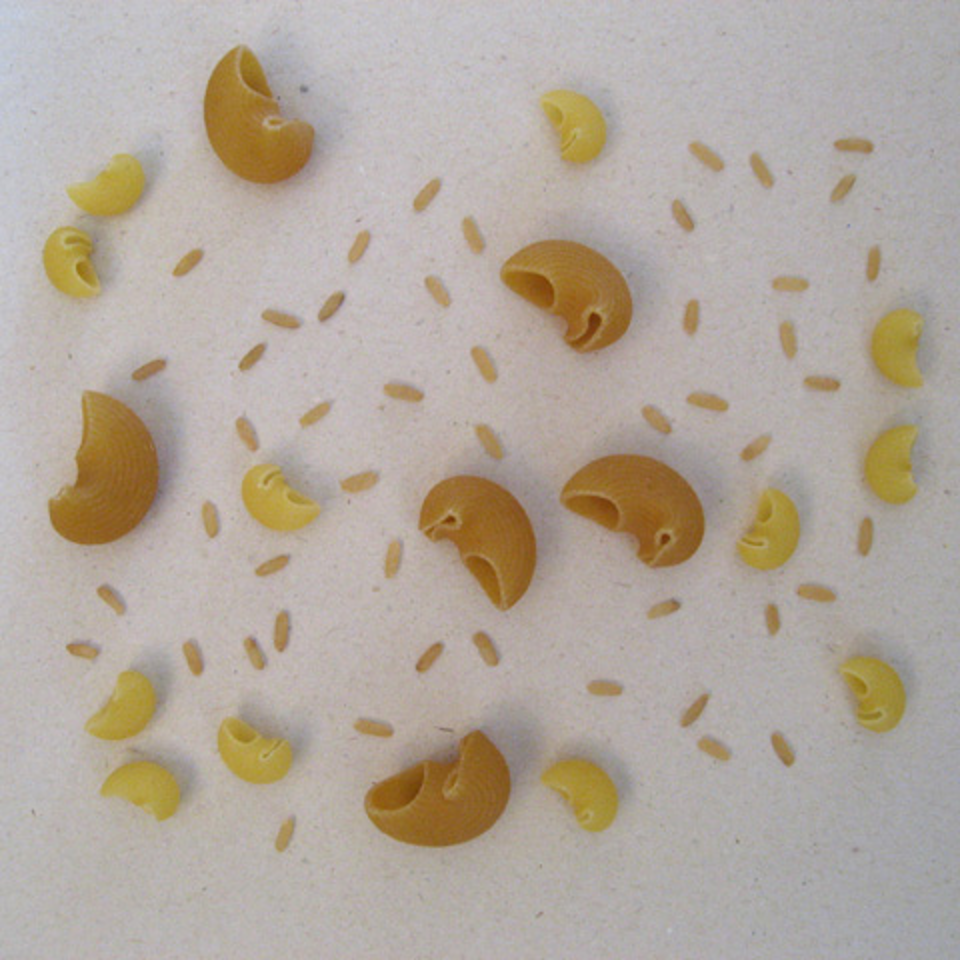
%> input picture Lab 4/MacnRice1.tif, 960 x 960 px
$ octave --eval "result = CountObjects(imread('MacnRice1.tif'));"   (GNU Octave 9; MATLAB toolbox functions it lacks are replaced by stand-ins)
%> lines starting %> are read from the running program, lines starting %| are printed output that depends on the picture; in (x1, y1, x2, y2) boxes, pixels count from 0 and x2, y2 are one past the last pixel; in counts of white or black regions, pixels touching at a corner belong together; the program's own positions count from 1
function [IMG, noRice, noSmallMacs, noLargeMacs]=CountObjects(in)
%% Lab4, Task 3
%% Finds the number of rows of bricks
%
% Counts objects of different class and displays them in different colors.
% Input images containing three classes of ojects: grains of rice, snall
% macaronis and large macaronis
%
%% Who has done it
%
% Author: Antta839
% Co-author: Ivago071
%
%% Syntax of the function
%      Input arguments:
%           in: the original input RGB color image of type double scaled between 0 and 1
%
%      Output arguments:
%           IMG: the output RGB color image, displaying the three
%           diffferent classes of objects in different colors
%           noRice: Number of grains of rice in the input image
%           noSmallMacs: Number of small macaromis in the input image
%           noLargeMacs: Number of large macaromis in the input image
%
% You MUST NEVER change the first line
%
%% Basic version control (in case you need more than one attempt)
%
% Version: 1
% Date: 2021-12-09
%
% Gives a history of your submission to Lisam.
% Version and date for this function have to be updated before each
% submission to Lisam (in case you need more than one attempt)
%
%% General rules
%
% 1) Don't change the structure of the template by removing %% lines
%
% 2) Document what you are doing using comments
%
% 3) Before submitting make the code readable by using automatic indentation
%       ctrl-a / ctrl-i
%
% 4) Often you must do something else between the given commands in the
%       template
%
%% Here starts your code.
% Write the appropriate MATLAB commands right after each comment below.
%

%% Make the input color image grayscale,
% by choosing its most appropriate channel

bgray = in(:,:,3); % The grayscale version of the input color image

%% Threshold your image
% to separate the objects from the backgroound

thresh = graythresh(bgray);
%> thresh = 0.459
b_thresh=imbinarize(bgray,thresh); % The thresholded image
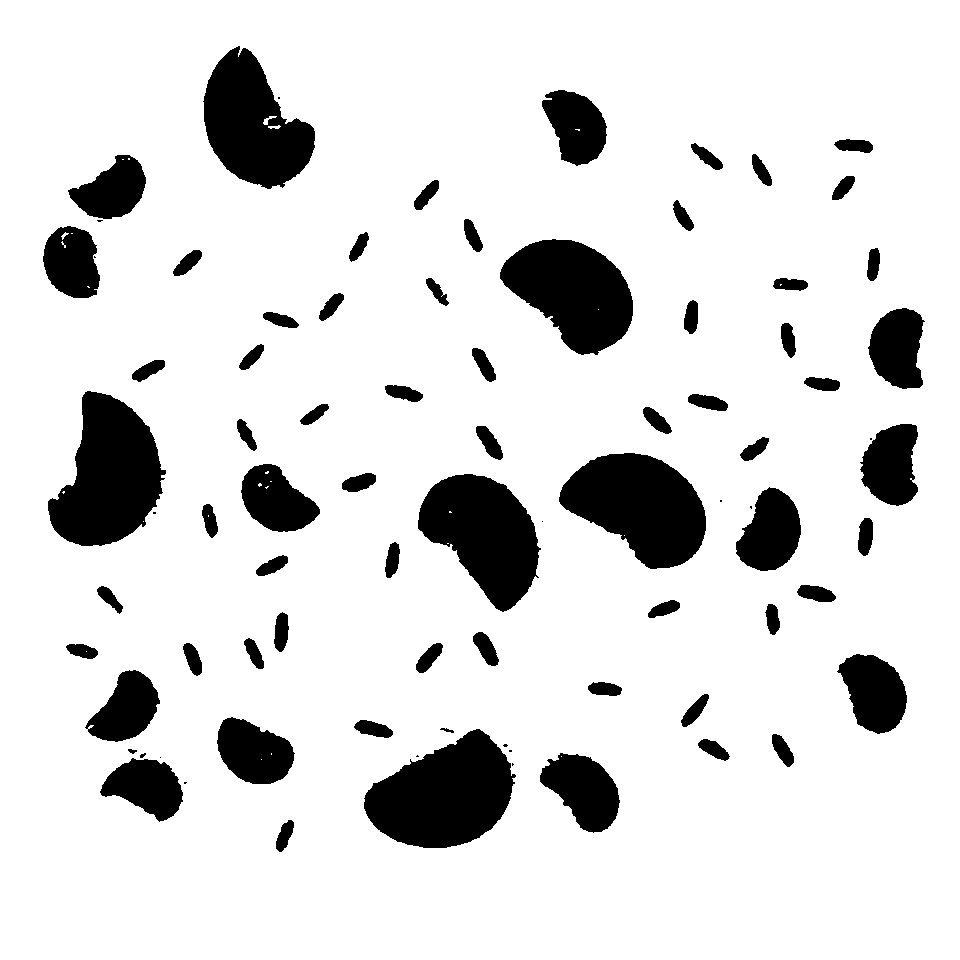
%> b_thresh: size 960x960 logical; 86.5% white; 83 black regions (15 under 20 px), largest, box (x1, y1, x2, y2) and area: (364, 729, 516, 848) 11909, (48, 391, 166, 546) 11636, (559, 453, 706, 569) 11150

%% Clean up the binary image
% Use morphological operations to clean up the binary image from noise.
% Especially make syre that your cleaned image don't contain any false object
% (i.e. single foreground pixels, or groups of connected foreground pixels,
% that do not belong to the object classes

SE =strel('disk',4);
IM1 = imclose(b_thresh, SE);
%> IM1: size 960x960 logical; 86.6% white; 66 black regions, largest, box (x1, y1, x2, y2) and area: (364, 729, 513, 848) 11859, (48, 391, 163, 546) 11551, (559, 453, 706, 569) 11121
IM2 = imopen(IM1, SE);
%> IM2: size 960x960 logical; 86.6% white; 66 black regions, largest, box (x1, y1, x2, y2) and area: (364, 729, 513, 848) 11869, (48, 391, 163, 546) 11567, (559, 453, 706, 569) 11126
IM2 = (IM2 == 0);

b_clean=IM2; % Cleaned up binary image
imshow(b_clean)

%% Labelling
%  Use labelling to assign every object a unique number

L = bwlabel(b_clean); % Labelled image
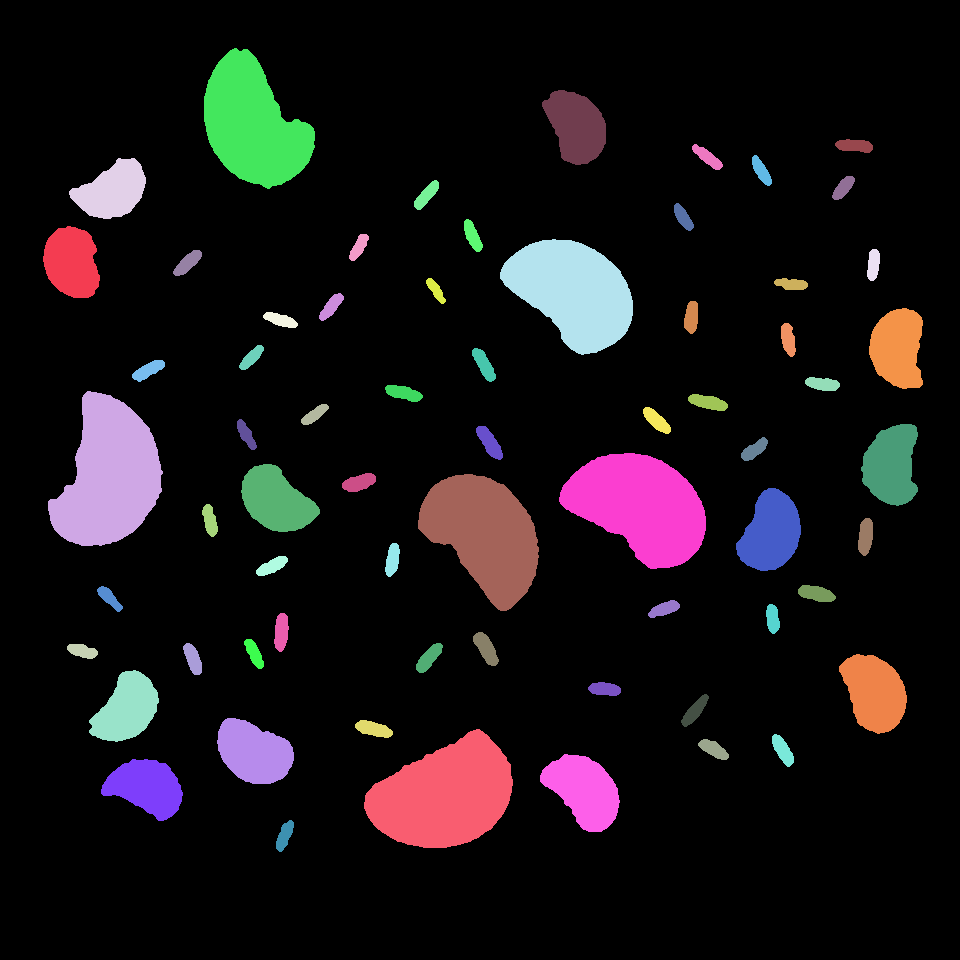
%> L: size 960x960 double; 67 distinct labels, from 0 to 66; one colour per label, 0 black

%% Object features
% Compute relevant object features that you can use to classify
% the three classes of objects

Stats = regionprops(L, 'Area'); % Create struct with relevant object properties
%> Stats = 66 regions; largest, Area: 11869, 11567, 11126, 10366, 9941
for n=1:length(Stats)
    Area(n)=Stats(n).Area;
end
%> this loop made 66 passes
%> after the loop, Area = 66 values, max 11869 at index 27, min 236 at index 33, mean 1872.3

%% Object classification
% Based on your object features, classify the objects, i.e. for each
% labelled object: decide if it belongs to the three classes: Rice, SmallMacs, or LargeMacs
% In case you didn't suceed in cleaining up all false objects, you should
% discard them here, so they don't count as the classes of objects

Rice = find(Area < 2000); % Vector containing the labels of all objects classifies as rice
%> Rice = 48 values from 3 to 65
SmallMacs = find(Area < 8000 & Area > 2000); % Vector containing the labels of all objects classifies as SmallMacs
%> SmallMacs = [1 4 5 7 13 16 39 40 51 62 64 66]
LargeMacs = find(Area > 8000);% Vector containing the labels of all objects classifies as LargeMacs
%> LargeMacs = [2 12 27 32 38 41]

%% Count the objects for each class.

noRice = length(Rice); % Number of rices
%> noRice = 48
noSmallMacs = length(SmallMacs); % Number of small macoronis
%> noSmallMacs = 12
noLargeMacs = length(LargeMacs);% Number of large macoronis
%> noLargeMacs = 6

disp(noRice)
%| 48
disp(noSmallMacs)
%| 12
disp(noLargeMacs)
%| 6

%% Create an RGB-image, IMG, displaying the different classes of objects in different colors
% Use for example: Colored objects on black background, colored objects on
% the original background, highlight the borders of the objects in the
% original image in different colors (or some other way of displayig the
% objects)
[r, c] = size(L);

Riceim = zeros(r, c);
for n=1:length(Rice)
    Riceim(L==Rice(n))= 1;
end
%> this loop made 48 passes
%> Riceim: size 960x960 double; values 0 (black) and 1 (white), 1.9% white; 48 white regions, largest, box (x1, y1, x2, y2) and area: (473, 632, 499, 666) 489, (476, 426, 503, 460) 475, (798, 585, 836, 602) 460

smallMacin = zeros(r,c);
for n=1:length(SmallMacs)
   smallMacin( L == SmallMacs(n))= 1;
end
%> this loop made 12 passes
%> smallMacin: size 960x960 double; values 0 (black) and 1 (white), 4.5% white; 12 white regions, largest, box (x1, y1, x2, y2) and area: (540, 754, 620, 832) 3940, (839, 654, 907, 734) 3784, (736, 488, 801, 571) 3724

bigMacin = zeros(r,c);
for n=1:length(LargeMacs)
   bigMacin( L == LargeMacs(n))= 1;
end
%> this loop made 6 passes
%> bigMacin: size 960x960 double; values 0 (black) and 1 (white), 7% white; 6 white regions, box (x1, y1, x2, y2) and area: (364, 729, 513, 848) 11869, (48, 391, 163, 546) 11567, (559, 453, 706, 569) 11126, (418, 474, 539, 611) 10366, (500, 239, 633, 355) 9941, (204, 48, 315, 189) 9824

IMG = zeros (r,c,3);  % Output RGB-image displaying the three classes of objects in different colors  % Output RGB-image displaying the three classes of objects in different colors
IMG = cat(3,Riceim,smallMacin,bigMacin);
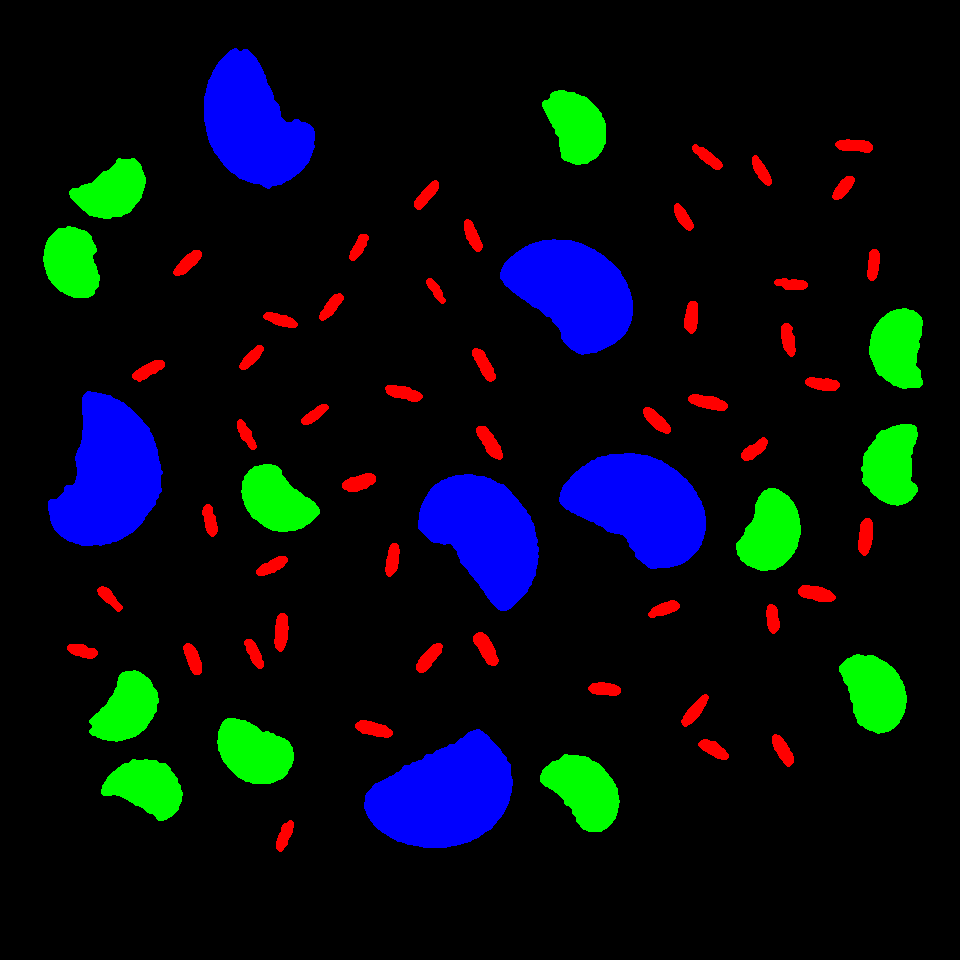
%> IMG: size 960x960x3 double; mean R, G, B 0.019, 0.0449, 0.0702

%% Test your code on the three test images
% % Your code is supposed to work for the three images:
%
% Image          noRice   noSmallMacs   noLargeMacs
% MacnRice1.tif  48       12            6
% MacnRice2.tif  60       14            6
% MacnRice3.tif  42       11            5

$ run again, on Lab 4/MacnRice2.tif
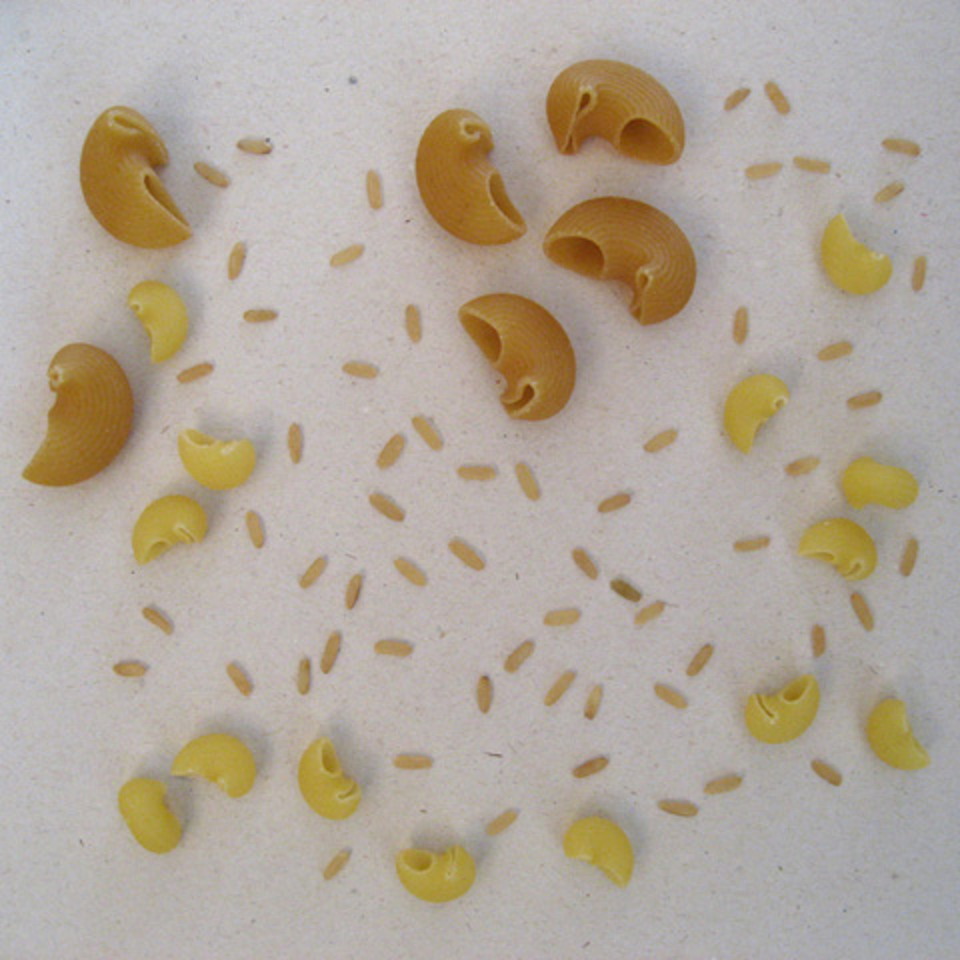
%> input picture Lab 4/MacnRice2.tif, 960 x 960 px
%> thresh = 0.467
%> in CountObjects, `b_thresh=imbinarize(bgray,thresh);`:
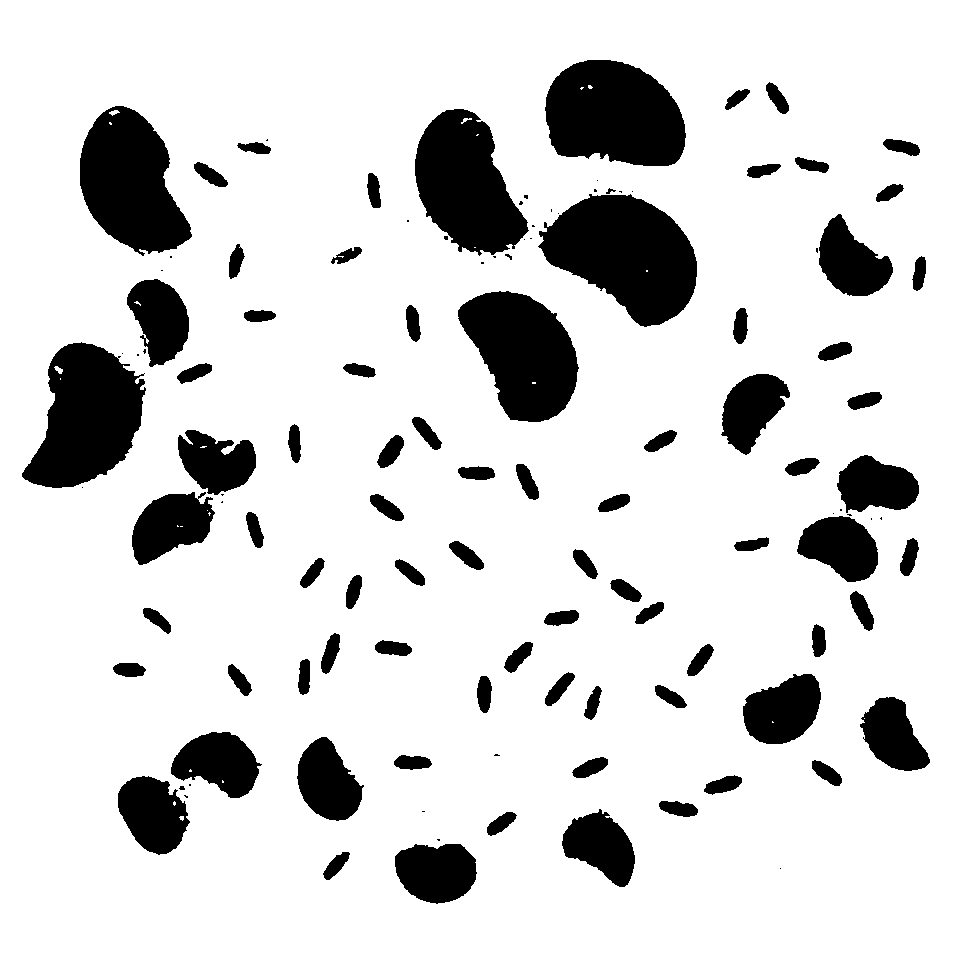
%> b_thresh: size 960x960 logical; 84.4% white; 119 black regions (37 under 20 px), largest, box (x1, y1, x2, y2) and area: (538, 194, 697, 327) 13534, (545, 60, 686, 166) 11802, (22, 342, 146, 488) 11672
%> IM1: size 960x960 logical; 84.6% white; 80 black regions, largest, box (x1, y1, x2, y2) and area: (540, 195, 697, 327) 13462, (545, 60, 686, 166) 11774, (22, 343, 144, 488) 11533
%> L: size 960x960 double; 81 distinct labels, from 0 to 80
%> Stats = 80 regions; largest, Area: 13481, 11811, 11600, 10918, 10646
%> the loop in CountObjects, `for n=1:length(Stats)` made 80 passes
%> after the loop in CountObjects, `for n=1:length(Stats)`: Area = 80 values, max 13481 at index 43, min 172 at index 23, mean 1779.9
%> Rice = 60 values from 3 to 80
%> SmallMacs = [4 5 6 8 10 18 32 47 59 63 68 72 73 76]
%> LargeMacs = [1 2 35 37 43 44]
%> noRice = 60
%> noSmallMacs = 14
%> noLargeMacs = 6
%| 60
%| 14
%| 6
%> the loop in CountObjects, `for n=1:length(Rice)` made 60 passes
%> the loop in CountObjects, `for n=1:length(SmallMacs)` made 14 passes
%> the loop in CountObjects, `for n=1:length(LargeMacs)` made 6 passes
%> in CountObjects, `IMG = cat(3,Riceim,smallMacin,bigMacin);`:
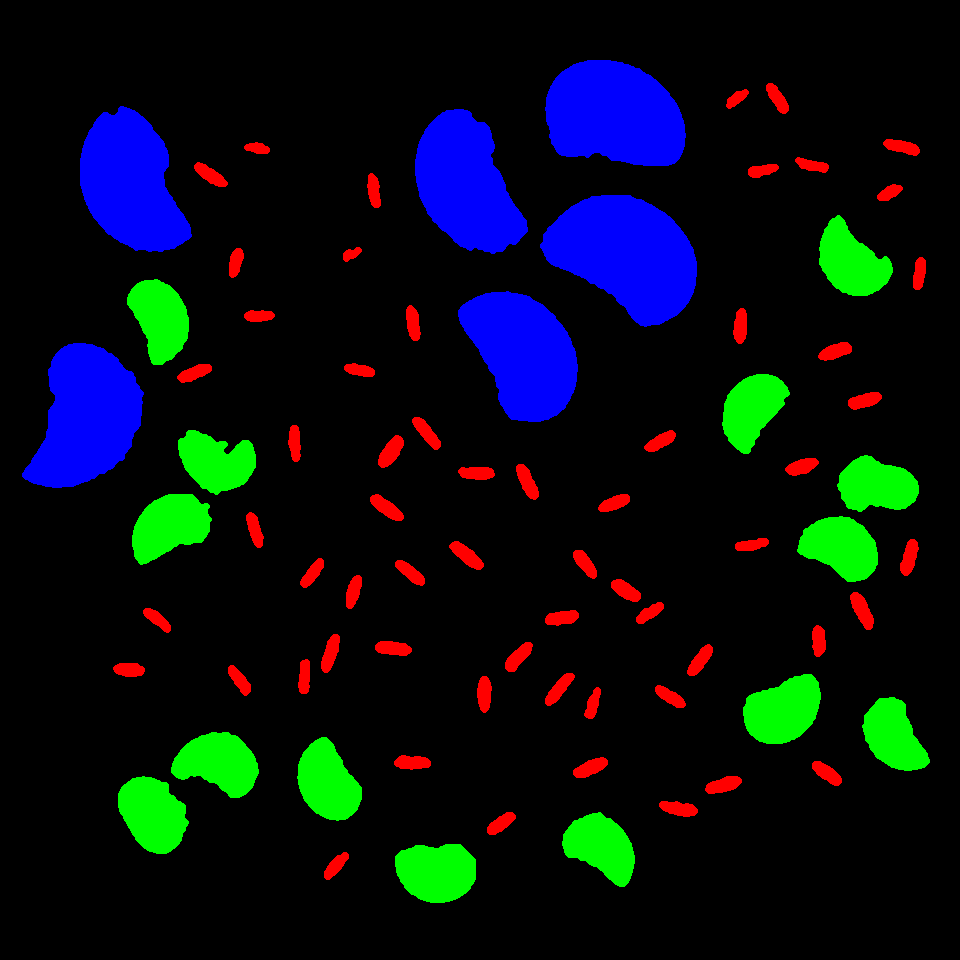
%> IMG: size 960x960x3 double; mean R, G, B 0.0248, 0.0548, 0.0749
